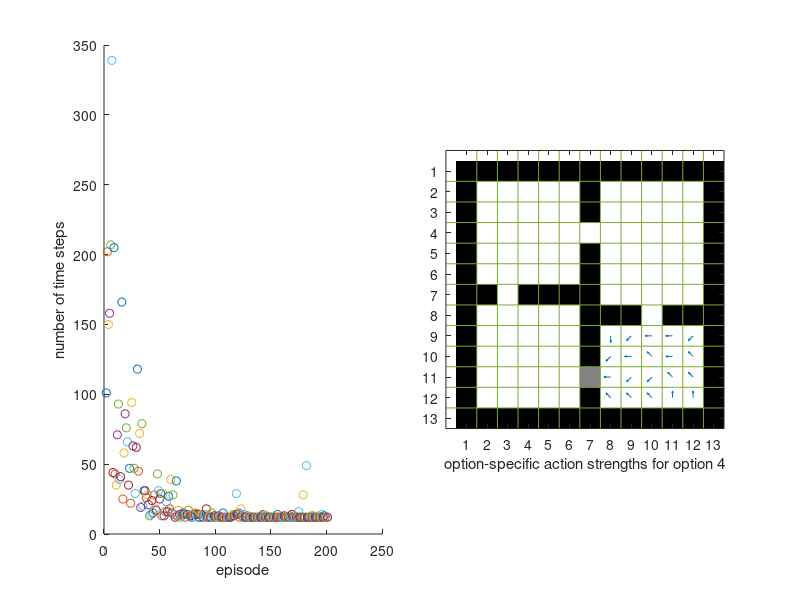

Write MATLAB code to recreate this figure.
%%%%%%%%%%% MATLAB code for 'Hierarchically organized behavior and its neural foundations:
%%%%%%%%%%% A reinforcement learning perspective' Botnivick, 2009 Figure4.
%%%% Writen by Faramarz Faghihi

   
     load('4RoomsSimVariables.mat')

    if ~isequal(size(I),[S,O])
        error('myApp:dimesionI', 'I should be a matrix of dimension S x O')
    end
    
    if ~isequal(length(B),O)
        error('myApp:dimesionB', 'B should be a vector of length O')
    end
    
    if ~isequal(size(T),[S,A])
        error('myApp:dimesionT', 'T should be a matrix of dimension S x A')
    end

    if ~isequal(length(R),S)
        error('myApp:dimesionR', 'B should be a vector of length S')
    end    
    
    if start < 0 || start > S 
        error('myApp:start', 'S should be a positive number and less than or equal to S')
    end
    
    if goal < 1 || goal > S
        error('myApp:goal', 'goal should be a number between 1 and S')
    end  

    % initialize variables
    max_time = 50000;  % time limit for each episode 
    init_Val = 0;   % initial value of value functions
    V = ones(S,1) * init_Val; % top-level value function
    Vo = ones(S,O) * init_Val; % value functions for each option (cols)
    W = zeros(S,A+O); % top-level action strengths. rows=states, cols=action probabilities
    Wo = zeros(O,S,A); % option-specific action strenghts
    solnTimes = zeros(1,episodes); % number of time steps the agent took to reach goal in each episode

    for episode = 1:episodes+leadTime
    
        % if no action was specified initially, randomly select one
        if start == 0,
            startState = round(rand(1)*(S-1)) + 1;
            while (startState == goal || ismember(startState,noGoStates)),
                startState = round(rand(1)*(S-1)) + 1;
            end
        else startState = start;
        end

        clear a;
        clear r;
        t = 1;
        s(t) = startState;

        % continue episode until current state is the goal state or reached time limit
        while ((s(t) ~= goal && t <= max_time) || (episode <= leadTime && t <= max_time))

            denominator = sum(exp(W(s(t),:)/tau));  % denominatorinator of equation (1) in paper for all a's
            probs = exp(W(s(t),:)/tau)/denominator;  

            %select action probabilistically according to probs
            Selected_action = 0;
            while (Selected_action == 0)
                if withOptions
                    foo = randperm(A+O); index = foo(1);
                else
                    foo = randperm(A); index = foo(1);
                end
                thresholdold = rand(1);
                if (probs(index) >= thresholdold),
                    if ((index <= A) || ((index > A) && (I(s(t),index-A)==1))),
                        a(t) = index;
                        Selected_action = 1;
                    end
                end
            end

            % if a non-primitive action (option) is selected...
            if (a(t) > A)
                op = a(t) - A;
                wm = [a(t), s(t), t];
                
                % select primitive actions until subgoal is reached
                while (s(t) ~= B(op) && t < max_time)
                    
                    denominator = sum(exp(Wo(op,s(t),:)/tau));
                    probs = exp(Wo(op,s(t),:)/tau)/denominator;
                    
                    Selected_action = 0;
                    while (Selected_action == 0)
                        foo = randperm(A); 
                        index = foo(1);
                        thresholdold = rand(1);

                        if probs(index) >= thresholdold,
                            a(t) = index;
                            Selected_action = 1;
                        end
                    end
                    
                    % update state
                    s(t+1) = T(s(t),a(t));
                    if (ismember(s(t+1),noGoStates))
                        s(t+1) = s(t);
                    end
                    
                    % get pseudoreward if current state is a termination state for the option
                    if (s(t+1) == B(op))
                        pseudor = 100; 
                    else
                        pseudor = 0;
                    end;
                    r(t+1) = pseudor;
                    
                    % compute prediction error (delta)
                    delta = r(t+1) + (ngamma * Vo(s(t+1),op)) - Vo(s(t),op);
                    
                    % update option's value function
                    Vo(s(t),op) = Vo(s(t),op) + alpha_C * delta;
                    
                    % update option's policy
                    Wo(op,s(t),a(t)) = Wo(op,s(t),a(t)) + alpha_A * delta;
                    
                    if (s(t+1) == B(op) || s(t+1) == goal || t >= max_time),
                        % get real reward (but only if also at exit state of option)
                        if (s(t+1) == B(op));
                            r(t+1) = R(s(t+1));
                        end
                        if (episode <= leadTime) 
                            r(t+1) = 0; 
                        end;
                        
                        % compute delta at top level
                        lag = t - wm(3);
                        initState = wm(2);
                        cumDis = ngamma^lag;
                        delta = (ngamma^(lag-1))*r(t+1)+ cumDis*(V(s(t+1))) - V(initState); %????why is it V instead of Vo???

                        % update root value function (for s where option chosen)
                        V(initState) = V(initState) + alpha_C * delta;
                        
                        % update root actionStrenghts (for s where o selected)
                        W(initState,wm(1)) = W(initState,wm(1)) + alpha_A * delta;
                    end

                    t = t+1;
                end


            else % primitive action selected at root level

                % update state (deteriministic)
                s(t+1) = T(s(t),a(t));
                if (ismember(s(t+1),noGoStates))
                    s(t+1) = s(t);
                end

                % get reward
                r(t+1) = R(s(t+1));
                if (episode <= leadTime) 
                    r(t+1) = 0; 
                end

                % compute delta
                delta = r(t+1) + (ngamma * V(s(t+1))) - V(s(t));
                
                % update value function
                V(s(t)) = V(s(t)) + alpha_C * delta;

                % update policy
                W(s(t),a(t)) = W(s(t),a(t)) + alpha_A * delta;

                t = t+1;

            end % (stuff following on selection of action at root level)
%             solnTimes(episode) = t;
        end % end of a single episode

        % update plots
        
        if (episode > leadTime)
            if S == 169 && A == 8 && O == 8
                subplot(1,4,1:2);hold on; plot (episode, t,'o'); drawnow;
                xlabel('episode')
                ylabel('number of time steps')
                theStrengths = reshape(Wo(option_for_plot,:,:),169,A);
                [vals, inds] = max (theStrengths,[],2);
                strengthsMatrix = reshape(inds,13,13)';
                       
            else
                hold on; plot (episode, t,'o'); drawnow;           
            end
        end
        
    end
    
    if S == 169 && A == 8 && O == 8
        U = zeros(1,169); 
        V = zeros(1,169); 
        X = zeros(1,169); 
        Y = zeros(1,169); 
        for i=1:13
            for j=1:13
                if ismember(j+13*(i-1),find(I(:,option_for_plot))) 
                    X(i+13*(j-1)) = j; 
                    Y(i+13*(j-1)) = i; 

                    switch strengthsMatrix(i,j)
                        case 1
                            u = 0; v = 1;
                        case 2
                            u = 1/sqrt(2); v = 1/sqrt(2);
                        case 3
                            u = 1; v = 0;
                        case 4
                            u = 1/sqrt(2); v = -1/sqrt(2);
                        case 5
                            u = 0; v=-1;
                        case 6
                            u = -1/sqrt(2); v = -1/sqrt(2);
                        case 7
                            u = -1; v=0;
                        case 8
                            u = -1/sqrt(2); v = 1/sqrt(2);
                    end
                    U(i+13*(j-1)) = u;
                    V((i+13*(j-1))) = v; 
                end
            end
        end
        
        walls = ones(1,169);
        for i=1:169
            if ismember(i,noGoStates)
                walls(i) = 0;
            end
        end
    
        subplot(1,4,3:4); 
        walls = reshape(walls,13,13)';
        walls(ceil(B(option_for_plot)/13),mod(B(option_for_plot),13)) = .5;
        imagesc(walls); hold on; axis square;
        xlabel(['option-specific action strengths for option ',num2str(option_for_plot),])
        quiver(X,Y,U,-V,0.25); 
        ticks = 1:13;
        set(gca,'YTick',ticks)
        set(gca,'XTick',ticks)

        borders = 1.5:12.5;
        for i=1:12
            line([0 ; 13.5],[borders(i) ; borders(i)])
            line([borders(i) ; borders(i)], [0 ; 13.5])
        end
    
        colormap(gray);
    end
    
%    figure 
%   imagesc(strengthsMatrix)
%     



    
    
